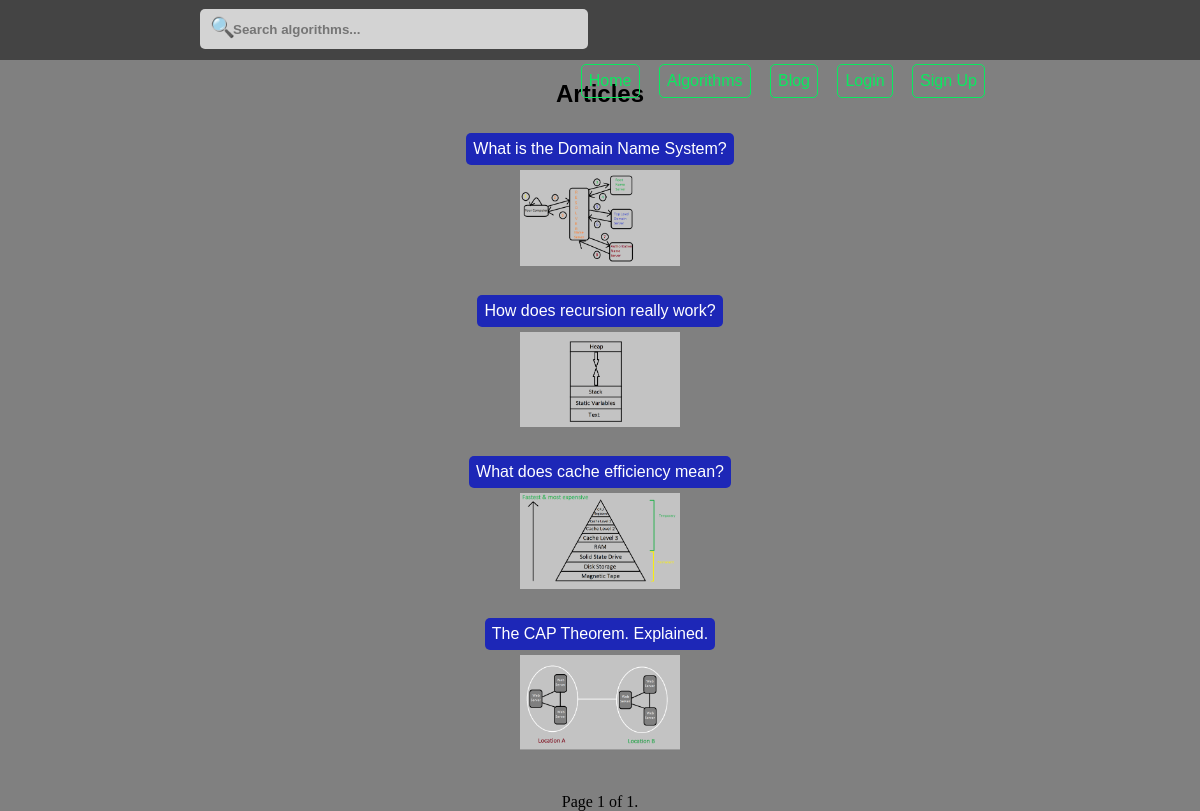
The app's page /articles/, older data.
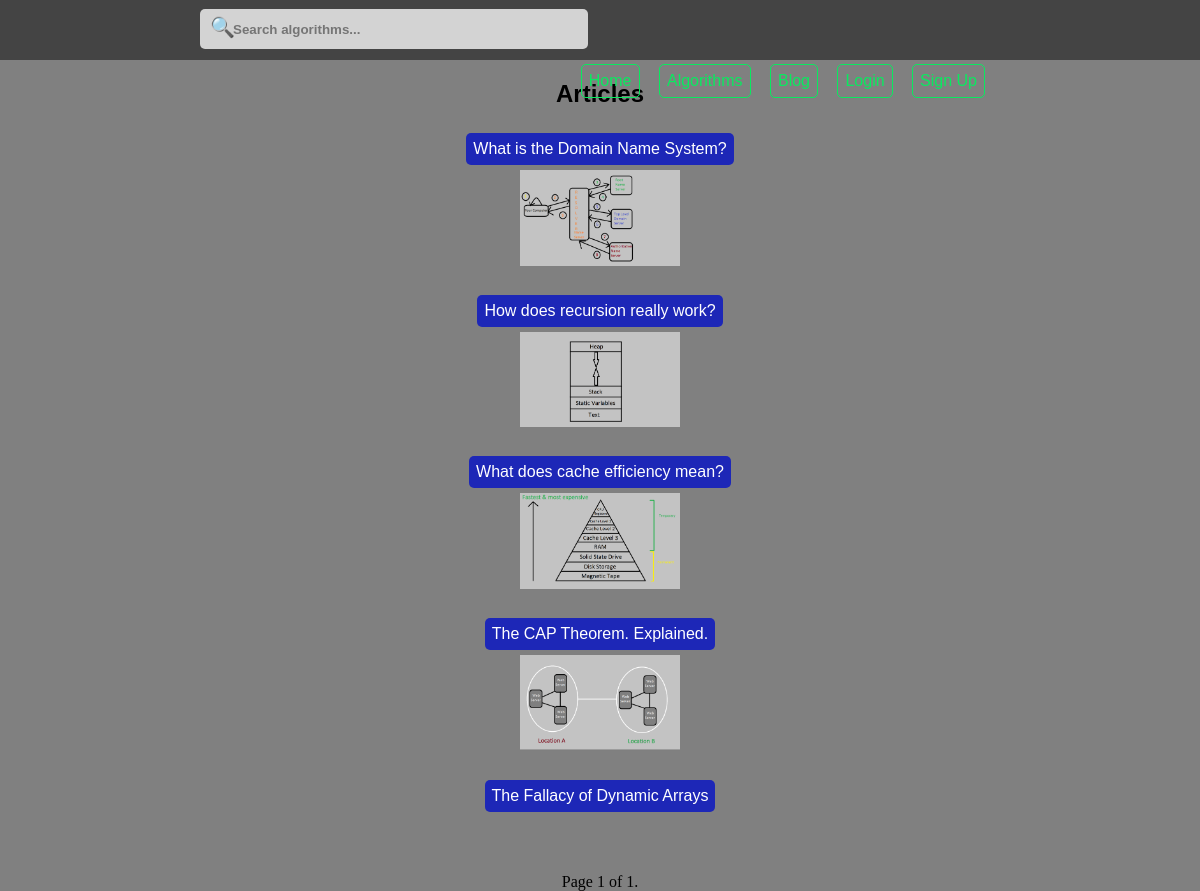
The same page, newer data.
### blog/models.py (models this page shows, shortened)
class Blog(models.Model):
	title = models.CharField(max_length = 300)
	friendly_title = models.SlugField(unique = False, default = None)
	image = models.FileField(null = True, blank = True)
	content = models.TextField()
	users = models.ManyToManyField(User)
	likes = models.ManyToManyField(User, blank = True, related_name = 'blog_likes')
	created_at = models.DateTimeField(auto_now = False, auto_now_add = True)
	updated_at = models.DateTimeField(auto_now = True, auto_now_add = False)
	class Meta:
		ordering = ['created_at']

### blog/views.py (the view)
# urls.py: url(r'^articles/$', blogs_home, name = 'blogs_home'),
def blogs_home(request):
	blogs_list = Blog.objects.all()
	paginator = Paginator(blogs_list, 5)
	page = request.GET.get('page', 1)
	contacts = paginator.get_page(page)
	try:
	    blogs = paginator.page(page)
	except PageNotAnInteger:
	    blogs = paginator.page(1)
	except EmptyPage:
	    blogs = paginator.page(paginator.num_pages)
	return render(request, 'blogs/blogs_home.html', { 'blogs': blogs, 'title': 'Articles', 'contacts': contacts })

### templates/blogs/blogs_home.html (shortened to what this page needs)
{% extends 'base.html' %}
{% load staticfiles %}
{% block css %}
	<link rel="stylesheet" type="text/css" href="{% static 'css/list_of_blogs.css' %}">
{% endblock css %}
{% block main %}
	<h2>
		Articles
	</h2>
	<div class="list_of_blogs">
		{% for blog in blogs %}
			<div class='blog-in-list'>
				<a href="{% url 'blog:show' blog.friendly_title %}" class="blog-button">
                    {{ blog.title }}
                </a>
                <br/>
                {% if blog.image %}
                    <a href="{% url 'blog:show' blog.friendly_title %}">
                        <img src="{{ blog.image.url }}" width="160">
                    </a>
                {% endif %}
                <br/>
			</div>
		{% endfor %}
        <div class="pagination">
            <span class="step-links">
                <span class="current">
                    Page {{ contacts.number }} of {{ contacts.paginator.num_pages }}.
                </span>
            </span>
        </div>
    </div>
{% endblock main %}

Row changes from the older to the newer data that the page shows:
added Blog: title "The Fallacy of Dynamic Arrays"
